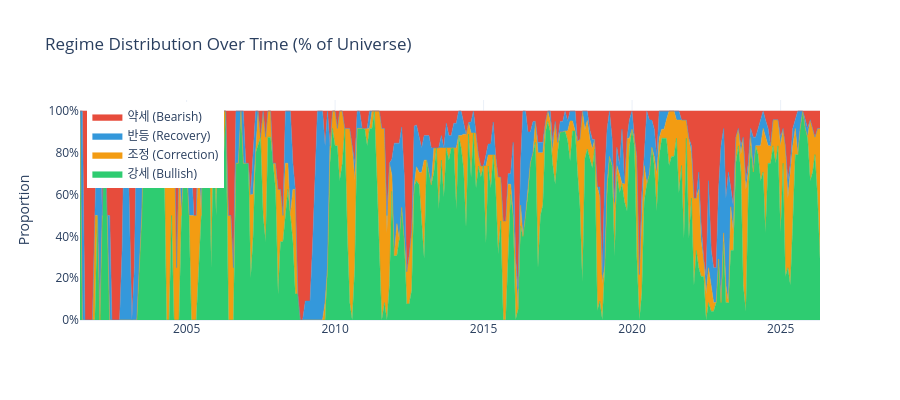

Notebook code for this chart:
### Code cell
# 국면별 티커 수 비율 시계열
regime_counts = pd.DataFrame(index=regime_df.index)
for regime_name in ['강세 (Bullish)', '반등 (Recovery)', '조정 (Correction)', '약세 (Bearish)']:
    regime_counts[regime_name] = (regime_df == regime_name).sum(axis=1)

total = regime_counts.sum(axis=1)
regime_pct = regime_counts.div(total, axis=0)

fig = go.Figure()
for regime_name, color in REGIME_COLORS.items():
    fig.add_trace(go.Scatter(
        x=regime_pct.index,
        y=regime_pct[regime_name],
        name=regime_name,
        stackgroup='one',
        fillcolor=color,
        line=dict(width=0.5, color=color),
    ))

fig.update_layout(
    title='Regime Distribution Over Time (% of Universe)',
    yaxis=dict(tickformat='.0%', title='Proportion'),
    template='plotly_white',
    height=400, width=900,
    legend=dict(x=0.01, y=0.99),
)
fig.show()

### Figure 1 — Plotly figure (JSON) as saved in the notebook; plotly's stock layout.template omitted (floating-point values rounded to 4 significant figures; data arrays with more than 128 entries replaced by an {"elided": "..."} marker saying what was removed)
{"data": [{"fillcolor": "#2ecc71", "line": {"color": "#2ecc71", "width": 0.5}, "name": "강세 (Bullish)", "stackgroup": "one", "type": "scatter", "x": {"elided": "300 str values"}, "y": {"elided": "300 float values"}}, {"fillcolor": "#f39c12", "line": {"color": "#f39c12", "width": 0.5}, "name": "조정 (Correction)", "stackgroup": "one", "type": "scatter", "x": {"elided": "300 str values"}, "y": {"elided": "300 float values"}}, {"fillcolor": "#3498db", "line": {"color": "#3498db", "width": 0.5}, "name": "반등 (Recovery)", "stackgroup": "one", "type": "scatter", "x": {"elided": "300 str values"}, "y": {"elided": "300 float values"}}, {"fillcolor": "#e74c3c", "line": {"color": "#e74c3c", "width": 0.5}, "name": "약세 (Bearish)", "stackgroup": "one", "type": "scatter", "x": {"elided": "300 str values"}, "y": {"elided": "300 float values"}}], "layout": {"height": 400, "legend": {"x": 0.01, "y": 0.99}, "title": {"text": "Regime Distribution Over Time (% of Universe)"}, "width": 900, "yaxis": {"tickformat": ".0%", "title": {"text": "Proportion"}}}}
